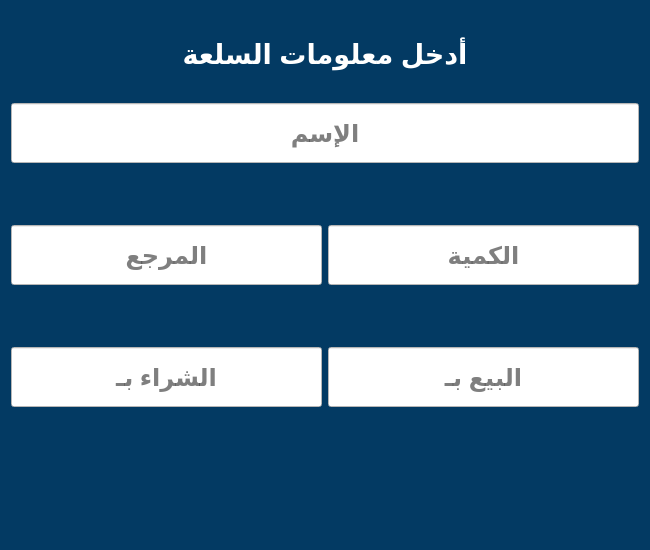
<?xml version="1.0" encoding="UTF-8"?>
<ui version="4.0">
 <class>Form</class>
 <widget class="QWidget" name="Form">
  <property name="geometry">
   <rect>
    <x>0</x>
    <y>0</y>
    <width>650</width>
    <height>550</height>
   </rect>
  </property>
  <property name="minimumSize">
   <size>
    <width>650</width>
    <height>550</height>
   </size>
  </property>
  <property name="maximumSize">
   <size>
    <width>650</width>
    <height>550</height>
   </size>
  </property>
  <property name="windowTitle">
   <string>Form</string>
  </property>
  <property name="styleSheet">
   <string notr="true">background-color:#033a63;</string>
  </property>
  <layout class="QGridLayout" name="gridLayout">
   <item row="0" column="0">
    <layout class="QVBoxLayout" name="verticalLayout">
     <item>
      <widget class="QLabel" name="title">
       <property name="minimumSize">
        <size>
         <width>0</width>
         <height>60</height>
        </size>
       </property>
       <property name="font">
        <font>
         <pointsize>20</pointsize>
         <bold>true</bold>
        </font>
       </property>
       <property name="styleSheet">
        <string notr="true">color:white</string>
       </property>
       <property name="text">
        <string>أدخل معلومات السلعة</string>
       </property>
       <property name="alignment">
        <set>Qt::AlignCenter</set>
       </property>
      </widget>
     </item>
     <item>
      <widget class="QLineEdit" name="name">
       <property name="minimumSize">
        <size>
         <width>0</width>
         <height>60</height>
        </size>
       </property>
       <property name="font">
        <font>
         <pointsize>18</pointsize>
         <bold>true</bold>
        </font>
       </property>
       <property name="styleSheet">
        <string notr="true">background-color:white</string>
       </property>
       <property name="alignment">
        <set>Qt::AlignCenter</set>
       </property>
       <property name="placeholderText">
        <string>الإسم</string>
       </property>
      </widget>
     </item>
     <item>
      <widget class="QLabel" name="name_err">
       <property name="minimumSize">
        <size>
         <width>0</width>
         <height>50</height>
        </size>
       </property>
       <property name="maximumSize">
        <size>
         <width>16777215</width>
         <height>50</height>
        </size>
       </property>
       <property name="font">
        <font>
         <pointsize>14</pointsize>
         <bold>true</bold>
        </font>
       </property>
       <property name="styleSheet">
        <string notr="true">color:white</string>
       </property>
       <property name="text">
        <string/>
       </property>
       <property name="alignment">
        <set>Qt::AlignCenter</set>
       </property>
      </widget>
     </item>
    </layout>
   </item>
   <item row="1" column="0">
    <layout class="QHBoxLayout" name="horizontalLayout_2">
     <item>
      <widget class="QLineEdit" name="ref">
       <property name="minimumSize">
        <size>
         <width>0</width>
         <height>60</height>
        </size>
       </property>
       <property name="font">
        <font>
         <pointsize>18</pointsize>
         <bold>true</bold>
        </font>
       </property>
       <property name="styleSheet">
        <string notr="true">background-color:white</string>
       </property>
       <property name="text">
        <string/>
       </property>
       <property name="maxLength">
        <number>13</number>
       </property>
       <property name="alignment">
        <set>Qt::AlignCenter</set>
       </property>
       <property name="placeholderText">
        <string>المرجع</string>
       </property>
      </widget>
     </item>
     <item>
      <widget class="QLineEdit" name="quantity">
       <property name="minimumSize">
        <size>
         <width>0</width>
         <height>60</height>
        </size>
       </property>
       <property name="font">
        <font>
         <pointsize>18</pointsize>
         <bold>true</bold>
        </font>
       </property>
       <property name="styleSheet">
        <string notr="true">background-color:white</string>
       </property>
       <property name="text">
        <string/>
       </property>
       <property name="maxLength">
        <number>4</number>
       </property>
       <property name="alignment">
        <set>Qt::AlignCenter</set>
       </property>
       <property name="placeholderText">
        <string>الكمية</string>
       </property>
      </widget>
     </item>
    </layout>
   </item>
   <item row="2" column="0">
    <layout class="QHBoxLayout" name="horizontalLayout_3">
     <item>
      <widget class="QLabel" name="ref_err">
       <property name="minimumSize">
        <size>
         <width>0</width>
         <height>50</height>
        </size>
       </property>
       <property name="maximumSize">
        <size>
         <width>16777215</width>
         <height>50</height>
        </size>
       </property>
       <property name="font">
        <font>
         <pointsize>14</pointsize>
         <bold>true</bold>
        </font>
       </property>
       <property name="styleSheet">
        <string notr="true">color:white</string>
       </property>
       <property name="text">
        <string/>
       </property>
       <property name="alignment">
        <set>Qt::AlignCenter</set>
       </property>
      </widget>
     </item>
     <item>
      <widget class="QLabel" name="quantity_err">
       <property name="minimumSize">
        <size>
         <width>0</width>
         <height>50</height>
        </size>
       </property>
       <property name="maximumSize">
        <size>
         <width>16777215</width>
         <height>50</height>
        </size>
       </property>
       <property name="font">
        <font>
         <pointsize>14</pointsize>
         <bold>true</bold>
        </font>
       </property>
       <property name="styleSheet">
        <string notr="true">color:white</string>
       </property>
       <property name="text">
        <string/>
       </property>
       <property name="alignment">
        <set>Qt::AlignCenter</set>
       </property>
      </widget>
     </item>
    </layout>
   </item>
   <item row="3" column="0">
    <layout class="QHBoxLayout" name="horizontalLayout_4">
     <item>
      <widget class="QLineEdit" name="purchase_price">
       <property name="minimumSize">
        <size>
         <width>0</width>
         <height>60</height>
        </size>
       </property>
       <property name="font">
        <font>
         <pointsize>18</pointsize>
         <bold>true</bold>
        </font>
       </property>
       <property name="styleSheet">
        <string notr="true">background-color:white</string>
       </property>
       <property name="text">
        <string/>
       </property>
       <property name="maxLength">
        <number>6</number>
       </property>
       <property name="alignment">
        <set>Qt::AlignCenter</set>
       </property>
       <property name="placeholderText">
        <string>الشراء بـ</string>
       </property>
      </widget>
     </item>
     <item>
      <widget class="QLineEdit" name="sale_price">
       <property name="minimumSize">
        <size>
         <width>0</width>
         <height>60</height>
        </size>
       </property>
       <property name="font">
        <font>
         <pointsize>18</pointsize>
         <bold>true</bold>
        </font>
       </property>
       <property name="styleSheet">
        <string notr="true">background-color:white</string>
       </property>
       <property name="maxLength">
        <number>6</number>
       </property>
       <property name="alignment">
        <set>Qt::AlignCenter</set>
       </property>
       <property name="placeholderText">
        <string>البيع بـ</string>
       </property>
      </widget>
     </item>
    </layout>
   </item>
   <item row="4" column="0">
    <layout class="QHBoxLayout" name="horizontalLayout_5">
     <item>
      <widget class="QLabel" name="purchase_price_err">
       <property name="minimumSize">
        <size>
         <width>0</width>
         <height>50</height>
        </size>
       </property>
       <property name="maximumSize">
        <size>
         <width>16777215</width>
         <height>50</height>
        </size>
       </property>
       <property name="font">
        <font>
         <pointsize>14</pointsize>
         <bold>true</bold>
        </font>
       </property>
       <property name="styleSheet">
        <string notr="true">color:white</string>
       </property>
       <property name="text">
        <string/>
       </property>
       <property name="alignment">
        <set>Qt::AlignCenter</set>
       </property>
      </widget>
     </item>
     <item>
      <widget class="QLabel" name="sale_price_err">
       <property name="minimumSize">
        <size>
         <width>0</width>
         <height>50</height>
        </size>
       </property>
       <property name="maximumSize">
        <size>
         <width>16777215</width>
         <height>50</height>
        </size>
       </property>
       <property name="font">
        <font>
         <pointsize>14</pointsize>
         <bold>true</bold>
        </font>
       </property>
       <property name="styleSheet">
        <string notr="true">color:white</string>
       </property>
       <property name="text">
        <string/>
       </property>
       <property name="alignment">
        <set>Qt::AlignCenter</set>
       </property>
      </widget>
     </item>
    </layout>
   </item>
   <item row="5" column="0">
    <layout class="QHBoxLayout" name="horizontalLayout">
     <item>
      <widget class="QPushButton" name="add_btn">
       <property name="minimumSize">
        <size>
         <width>70</width>
         <height>70</height>
        </size>
       </property>
       <property name="maximumSize">
        <size>
         <width>70</width>
         <height>70</height>
        </size>
       </property>
       <property name="cursor">
        <cursorShape>PointingHandCursor</cursorShape>
       </property>
       <property name="styleSheet">
        <string notr="true">QPushButton:hover{
	background-color:#3f5482;
	border: 1px solid #3f5482;
}</string>
       </property>
       <property name="text">
        <string/>
       </property>
       <property name="icon">
        <iconset>
         <normaloff>../icons/add_item.svg</normaloff>../icons/add_item.svg</iconset>
       </property>
       <property name="iconSize">
        <size>
         <width>60</width>
         <height>60</height>
        </size>
       </property>
       <property name="flat">
        <bool>true</bool>
       </property>
      </widget>
     </item>
     <item>
      <widget class="QPushButton" name="cancel_btn">
       <property name="minimumSize">
        <size>
         <width>70</width>
         <height>70</height>
        </size>
       </property>
       <property name="maximumSize">
        <size>
         <width>70</width>
         <height>70</height>
        </size>
       </property>
       <property name="cursor">
        <cursorShape>PointingHandCursor</cursorShape>
       </property>
       <property name="styleSheet">
        <string notr="true">QPushButton:hover{
	background-color:#3f5482;
	border: 1px solid #3f5482;
}</string>
       </property>
       <property name="text">
        <string/>
       </property>
       <property name="icon">
        <iconset>
         <normaloff>../icons/cancel.svg</normaloff>../icons/cancel.svg</iconset>
       </property>
       <property name="iconSize">
        <size>
         <width>60</width>
         <height>60</height>
        </size>
       </property>
       <property name="flat">
        <bool>true</bool>
       </property>
      </widget>
     </item>
    </layout>
   </item>
  </layout>
 </widget>
 <resources/>
 <connections>
  <connection>
   <sender>cancel_btn</sender>
   <signal>clicked()</signal>
   <receiver>Form</receiver>
   <slot>close()</slot>
   <hints>
    <hint type="sourcelabel">
     <x>209</x>
     <y>501</y>
    </hint>
    <hint type="destinationlabel">
     <x>3</x>
     <y>19</y>
    </hint>
   </hints>
  </connection>
 </connections>
</ui>
